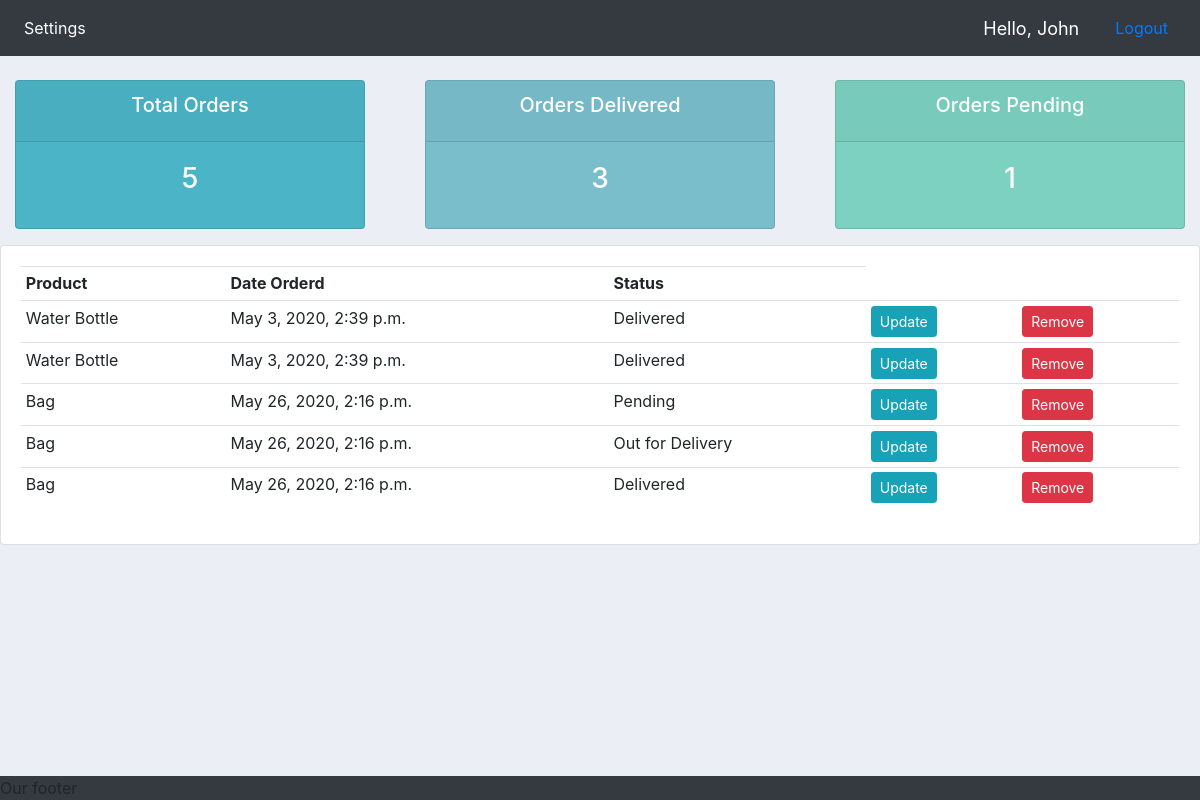
The app's page /user/ (signed in) with its own data.
### accounts/models.py (models this page shows)
class Order(models.Model):
    customer = models.ForeignKey(Customer, null=True, on_delete=models.SET_NULL)
    product = models.ForeignKey(Product, null=True, on_delete=models.SET_NULL)
    STATUS = (
        ('Pending','Pending'),
        ('Out for Delivery','Out for Delivery'),
        ('Delivered','Delivered'),
    )
    status = models.CharField(max_length=200, null=True, choices=STATUS)
    date_created = models.DateTimeField(auto_now_add=True, null=True)

class Product(models.Model):
    display_picture = models.ImageField(upload_to='product_images', default='default_product.jpg', null=True, blank=True)
    name = models.CharField(max_length=100, null=True)
    price = models.FloatField(null=True)
    CATEGORY = (
        ('Indoor','Indoor'),
        ('Out Door','Out Door'),
    )
    category = models.CharField(max_length=100, null=True, choices=CATEGORY)
    description = models.CharField(max_length=100, null=True, blank=True)
    date_created = models.DateTimeField(auto_now_add=True, null=True)
    tags = models.ManyToManyField(Tag)
    def __str__(self):
        return self.name

### accounts/decorators.py (the view)
        def wrapper_func(request, *args, **kwargs):
            group = None
            if request.user.groups.exists():
                group = request.user.groups.all()[0].name
            if group in allowed_roles:
                return func(request, *args, **kwargs)
            else:
                return HttpResponse('You are not authorized to view this page', status=403)

### accounts/views.py (called while the page is built)
@login_required
@allowed_users(allowed_roles=['customer'])
def userPage(request):
    orders = Order.objects.filter(customer = request.user.customer)
    total_orders = orders.count()
    total_orders_delivered = orders.filter(status='Delivered').count()
    total_orders_pending = orders.filter(status='Pending').count()
    context = {
        'orders_by_customer':orders,
        'total_orders':total_orders,
        'total_orders_delivered':total_orders_delivered,
        'total_orders_pending':total_orders_pending,
    }
    return render(request, 'accounts/user.html', context)

### accounts/templates/accounts/user.html
{% extends 'accounts/main.html' %}
{% block content %}
{% include 'accounts/status.html' %}
<div class="row">
    <div class="col">
        <div class="card card-body">
            <table class="table table-sm">
                <tr>
                    <th>Product</th>
                    <th>Date Orderd</th>
                    <th>Status</th>
                </tr>
                {% for order in orders_by_customer %}
                    <tr>
                        <td>{{order.product}}</td>
                        <td>{{order.date_created}}</td>
                        <td>{{order.status}}</td>
                        <td><a class="btn btn-sm btn-info" href="{% url 'update-order' pk=order.id %}">Update</a></td>
                        <td><a class="btn btn-sm btn-danger" href="{% url 'delete-order' pk=order.id %}">Remove</a></td>
                    </tr>
                {% endfor %}
            </table>
        </div>
    </div>
</div>
{% endblock %}

### accounts/templates/accounts/navbar.html (shortened to what this page needs)
<nav class="navbar navbar-expand-lg navbar-dark bg-dark">
    <div class="collapse navbar-collapse" id="navbarNavAltMarkup">
      <div class="navbar-nav">
        {% if request.user.is_staff %}
        <a class="nav-item nav-link active" href="{% url 'home' %}">Dashboard <span class="sr-only">(current)</span></a>
        <a class="nav-item nav-link" href="{% url 'products' %}">Products</a>
        <a class="nav-item nav-link" href="{% url 'charts' %}">Statistics</a>
        {% else %}
        <a class="nav-item nav-link active" href="{% url 'account-settings' %}">Settings <span class="sr-only">(current)</span></a>
        {% endif %}
      </div>
    </div>
    {% if user.is_authenticated %}
    <span style="font-size:18px;color:#fff;margin-right:20px">Hello, {{ request.user }}</span>
    <a class="nav-item nav-link" href="{% url 'logout' %}">Logout</a>
    {% else %}
    <a class="nav-item nav-link" href="{% url 'login' %}">Login</a>
    {% endif %}
  </nav>

### accounts/static/css/main.css (style rules this page uses)
html, body { background-color: #ebeff5; margin:0; padding:0; overflow-x: hidden; height:100%; }

### records on screen
Order: product "Water Bottle", date_created "May 3, 2020, 2:39 p.m.", status "Delivered"
Order: product "Water Bottle", date_created "May 3, 2020, 2:39 p.m.", status "Delivered"
Order: product "Bag", date_created "May 26, 2020, 2:16 p.m.", status "Pending"
Order: product "Bag", date_created "May 26, 2020, 2:16 p.m.", status "Out for Delivery"
Order: product "Bag", date_created "May 26, 2020, 2:16 p.m.", status "Delivered"

### other values on screen
{{ request.user }} "John"
{{ total_orders }} "5"
{{ total_orders_delivered }} "3"
{{ total_orders_pending }} "1"
